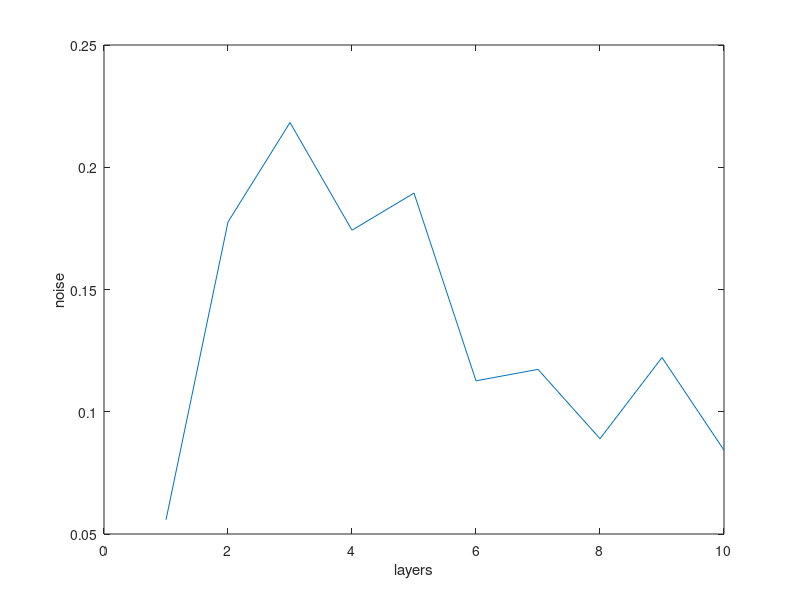

Recreate this plot in MATLAB.
results = csvread( 'results.csv' );

err = results(:,1);

good = err < 0.14;

good_results = results( good, 2:end );

%plot( good_results' )

plot( mean( good_results ))

xlabel( 'layers')
ylabel( 'noise' )